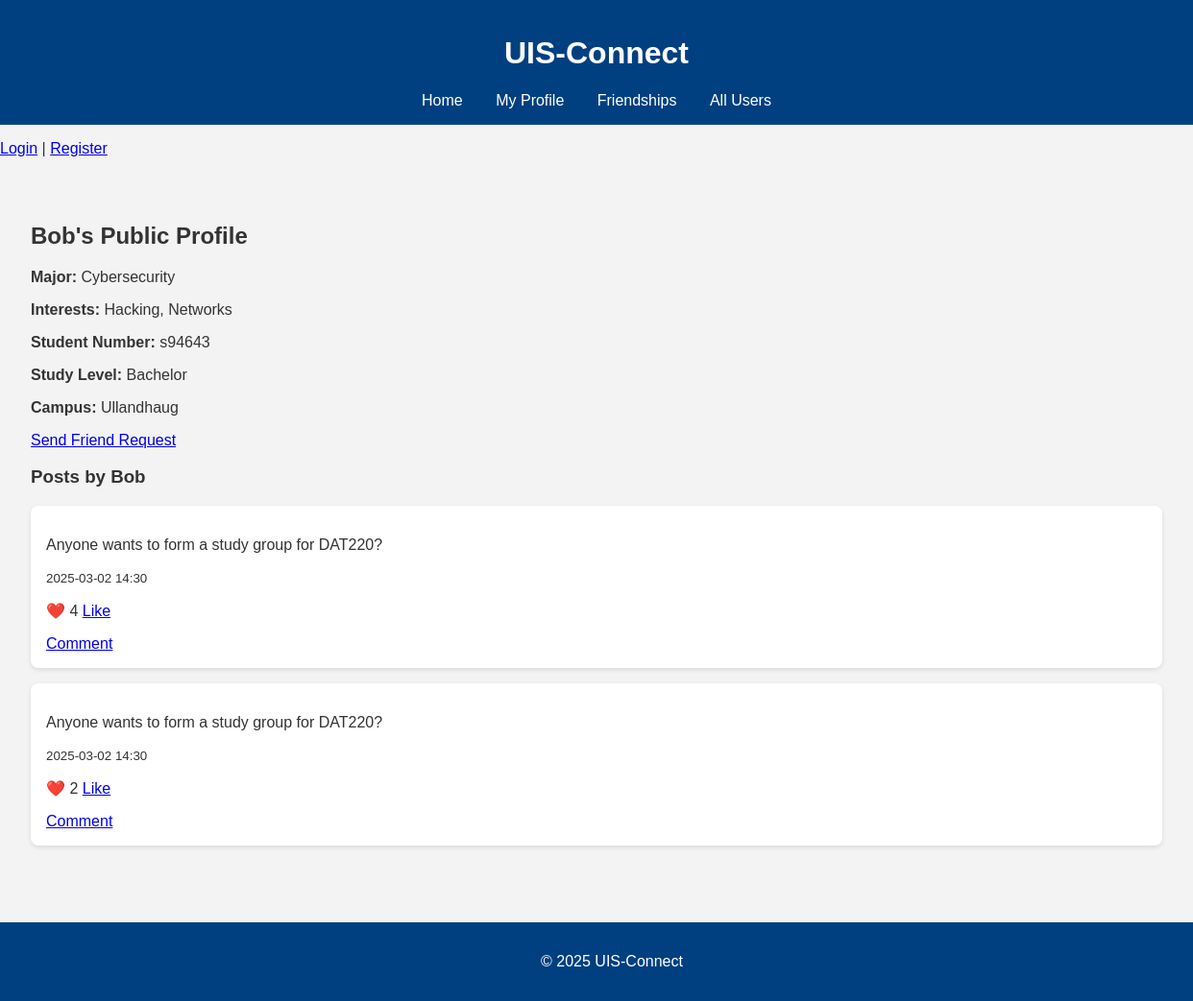
The page /users/2 on the database its author committed.
### tables this page shows
CREATE TABLE users (
    id INTEGER PRIMARY KEY AUTOINCREMENT,
    username TEXT NOT NULL,
    major TEXT,
    interests TEXT
, study_level TEXT CHECK (study_level IN ('Bachelor', 'Master', 'PhD')), campus TEXT CHECK (campus IN ('Ullandhaug', 'Bjergsted', 'Arkeologisk museum')), student_number TEXT);

CREATE TABLE posts (
    id INTEGER PRIMARY KEY AUTOINCREMENT,
    user_id INTEGER,
    content TEXT,
    timestamp TEXT,
    FOREIGN KEY(user_id) REFERENCES users(id)
);

### app.py (the view)
@app.route('/users/<int:user_id>')
def view_user(user_id):
    conn = get_db_connection()
    user = conn.execute("SELECT * FROM users WHERE id = ?", (user_id,)).fetchone()
    posts = conn.execute("""
        SELECT p.*,
               (SELECT COUNT(*) FROM likes WHERE post_id = p.id) AS like_count
        FROM posts p
        WHERE p.user_id = ?
        ORDER BY p.timestamp DESC
    """, (user_id,)).fetchall()
    conn.close()
    if not user:
        flash("User not found", "error")
        return redirect(url_for('users'))
    return render_template('user_profile.html', user=user, posts=posts)

### db_utils.py (called while the page is built)
def get_db_connection():
    conn = sqlite3.connect(DATABASE)
    conn.row_factory = sqlite3.Row
    return conn

### templates/user_profile.html
{% extends "base.html" %}
{% block content %}
<h2>{{ user.username }}'s Public Profile</h2>
<p><strong>Major:</strong> {{ user.major }}</p>
<p><strong>Interests:</strong> {{ user.interests }}</p>
<p><strong>Student Number:</strong> {{ user.student_number }}</p>
<p><strong>Study Level:</strong> {{ user.study_level }}</p>
<p><strong>Campus:</strong> {{ user.campus }}</p>
{% if session.user_id != user.id %}
    <p><a href="{{ url_for('send_friend_request_route', to_user_id=user.id) }}">Send Friend Request</a></p>
{% endif %}
<h3>Posts by {{ user.username }}</h3>
{% for post in posts %}
    <div class="post">
        <p>{{ post.content }}</p>
        <p><small>{{ post.timestamp }}</small></p>
        <p>❤️ {{ post.like_count }} <a href="{{ url_for('like', post_id=post.id) }}">Like</a></p>
        <a href="{{ url_for('post', post_id=post.id) }}">Comment</a>
    </div>
{% else %}
    <p>This user hasn’t posted anything yet.</p>
{% endfor %}
{% endblock %}

### static/style.css (style rules this page uses)
body { font-family: Arial, sans-serif; margin: 0; padding: 0; background-color: #f3f3f3; color: #333; }
.post, .comment { background-color: white; border-radius: 8px; padding: 1rem; margin-bottom: 1rem; box-shadow: 0 2px 5px rgba(0,0,0,0.1); }

### rows shown on the page
users: username "Bob", major "Cybersecurity", interests "Hacking, Networks", student_number "s94643", study_level "Bachelor", campus "Ullandhaug"
posts: content "Anyone wants to form a study group for DAT220?", timestamp "2025-03-02 14:30", like_count "4"
posts: content "Anyone wants to form a study group for DAT220?", timestamp "2025-03-02 14:30", like_count "2"
